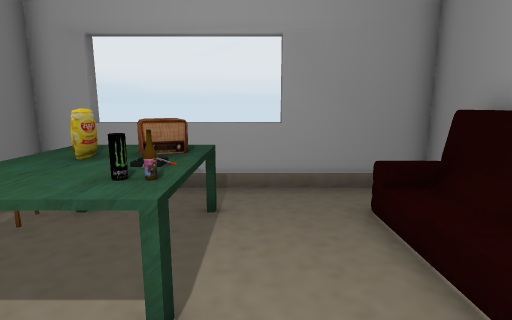
View 1 (above)

20 first-person views from a walk through a Unity game level. The camera is 1.4 m above the floor, tilts 10° down and sees 80° across. The floor is counted in squares, 0.6 m on a side. Each view is taken from the middle of a square. On the plan, view 1 faces up. The plan holds only what a view shows up to about 19 squares ahead; the rest is blank. The place goes on beyond the plan. The player is left out. Some surface patterns are stand-ins.

View 2
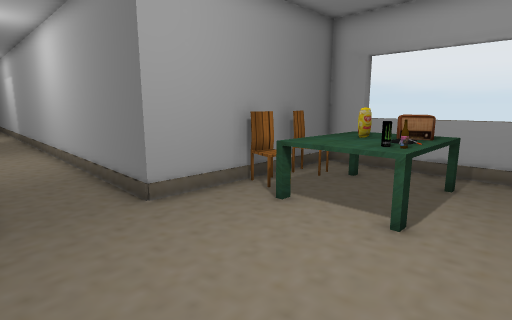

View 3
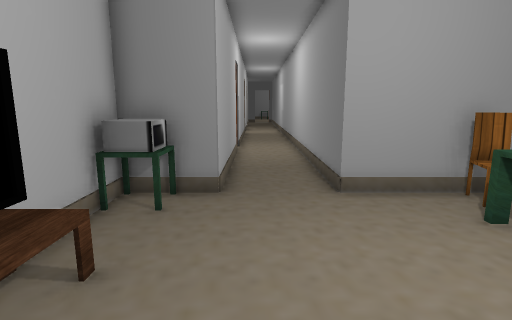

View 4
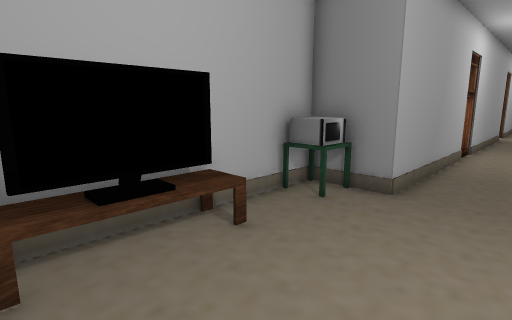

View 5
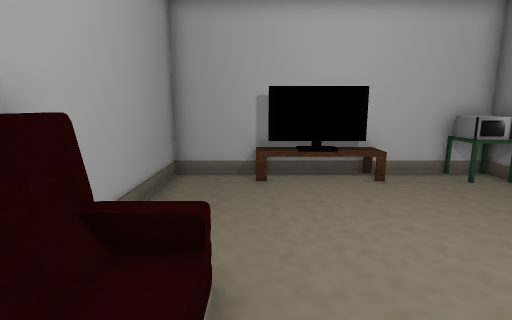

View 6
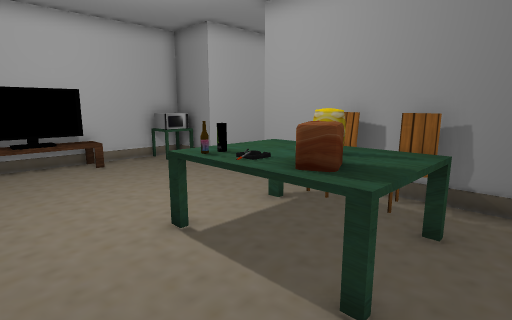

View 7
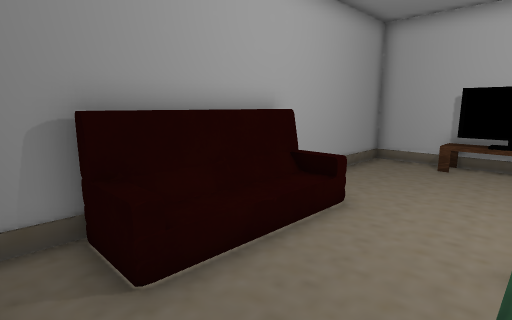

View 8
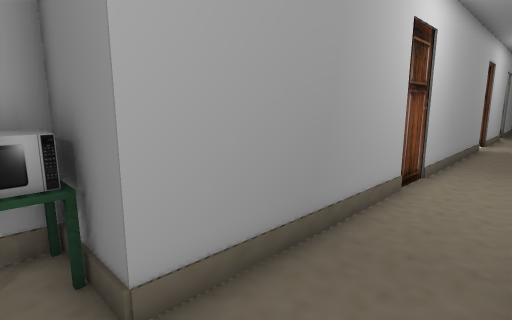

View 9
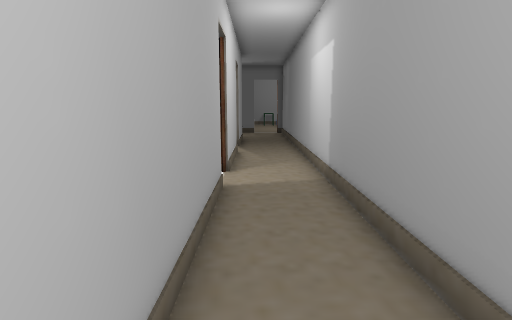

View 10
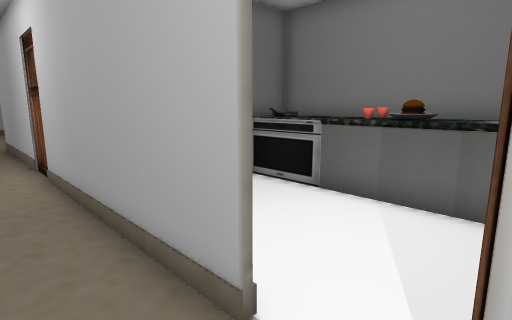

View 11
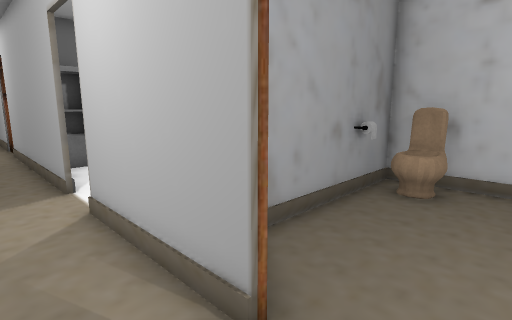

View 12
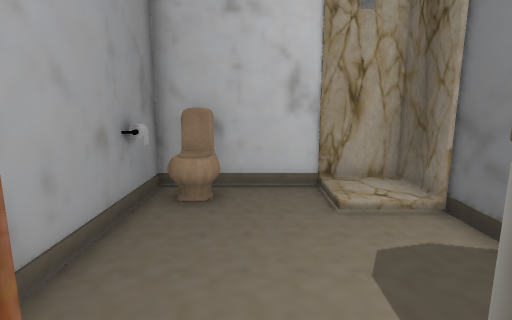

View 13
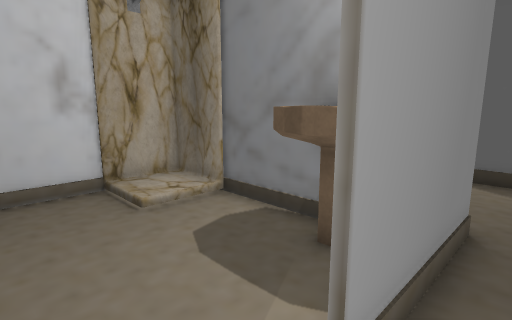

View 14
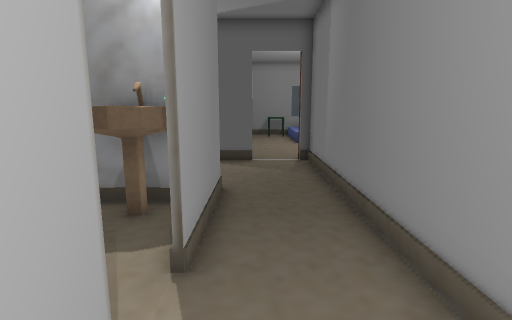

View 15
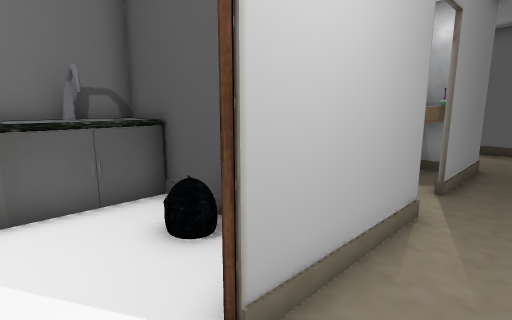

View 16
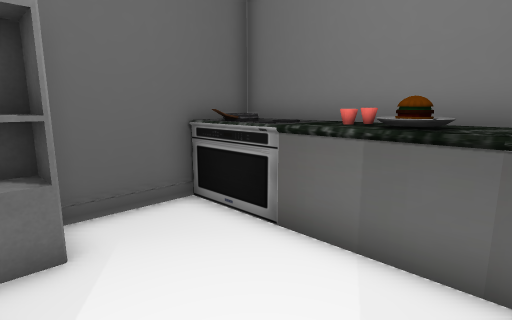

View 17
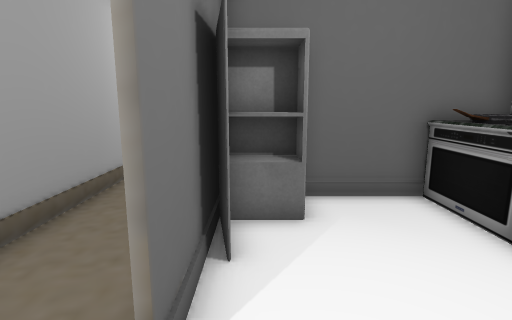

View 18
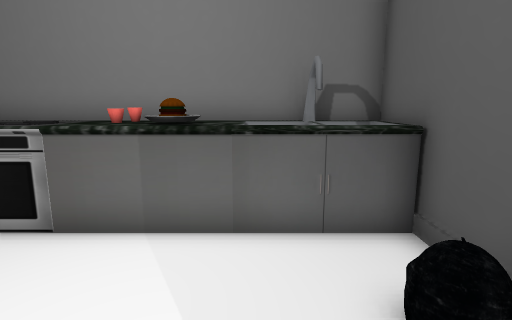

View 19
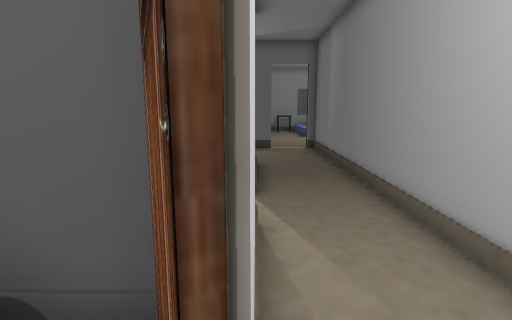

View 20
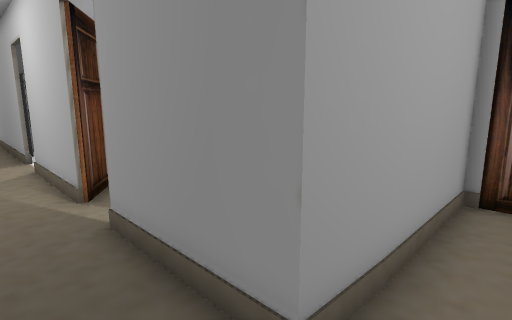

### Floor plan
Points are (right, up) in squares from view 1. A wall is a line through its corners. A room is listed if a view was taken in it or the views show most of it. See-through windows are left out.
Room 1 (views 1, 2, 3, 4, 5, 6, 7, 8, 9, 10, 11, 12, 13, 14, 15, 20)
walls: (1.4, -5.7) (4.9, -5.7) (4.9, 8.6) (-6.1, 8.6) (-6.1, 0.4) (-41.5, 0.4); (-24.9, -3) (-6.1, -3) (-6.1, -5.7) (-1.4, -5.7); (-32.2, -3) (-26.7, -3); (-38.7, -9.5) (-38.5, -3) (-33.9, -3)
ways out: opening at (-25.5, -3) to room 2; opening at (-32.5, -3) to room 3
objects: other object (-6, -6) to (-5, -5); other object (-5, -5) to (-5, -4); chair (-5, 3) to (-5, 4); chair (-5, 5) to (-5, 6); other object (-4, 3) to (-1, 7); other object (-3, 5); other object (-2, -6) to (2, -4); other object (-2, 3); other object (-2, 5) to (-1, 6); other object (-1, -5) to (1, -4); other object (-1, 3); other object (-1, 4); other object (3, 7); other object (4, 1) to (4, 3)
Room 2 (views 16, 17, 18, 19)
walls: (-26.7, -3.2) (-28.7, -4); (-20.2, -3.2) (-24.9, -3.2); (-29, -4) (-29, -10.5) (-19.2, -10.5) (-19.2, -5.2)
ways out: opening at (-25.5, -3) to room 1
objects: other object (-28, -10) to (-21, -8); other object (-28, -6); other object (-25, -10) to (-24, -10); other object (-25, -9) to (-24, -9); other object (-23, -9); other object (-22, -5) to (-20, -4); other object (-20, -10) to (-20, -8)
Room 3 (no view inside)
walls: (-37.3, -6.4) (-37.3, -8.5); (-34.9, -10.9) (-30.1, -10.9) (-30.1, -5.1); (-30.6, -4.2) (-32.2, -3)
ways out: opening at (-32.5, -3) to room 1
objects: other object (-37, -9); other object (-37, -6) to (-36, -4); other object (-37, -4); other object (-32, -10) to (-31, -9)

Where each view was taken, in squares from view 1:
view 1: 0 up, 0 right, facing up
view 2: 3 down, 1 right, facing up-left
view 3: 2 down, 2 right, facing left
view 4: 0 up, 2 right, facing down-left
view 5: 5 up, 2 right, facing down
view 6: 8 up, 2 right, facing down-left
view 7: 8 up, 1 left, facing down-right
view 8: 0 up, 5 left, facing down-left
view 9: 2 down, 16 left, facing left
view 10: 1 down, 27 left, facing down-right
view 11: 1 down, 34 left, facing down-right
view 12: 2 down, 33 left, facing down
view 13: 2 down, 32 left, facing down-left
view 14: 2 down, 30 left, facing left
view 15: 1 down, 25 left, facing down-left
view 16: 4 down, 26 left, facing down-right
view 17: 4 down, 27 left, facing right
view 18: 3 down, 26 left, facing down
view 19: 3 down, 26 left, facing left
view 20: 1 down, 40 left, facing down-right
